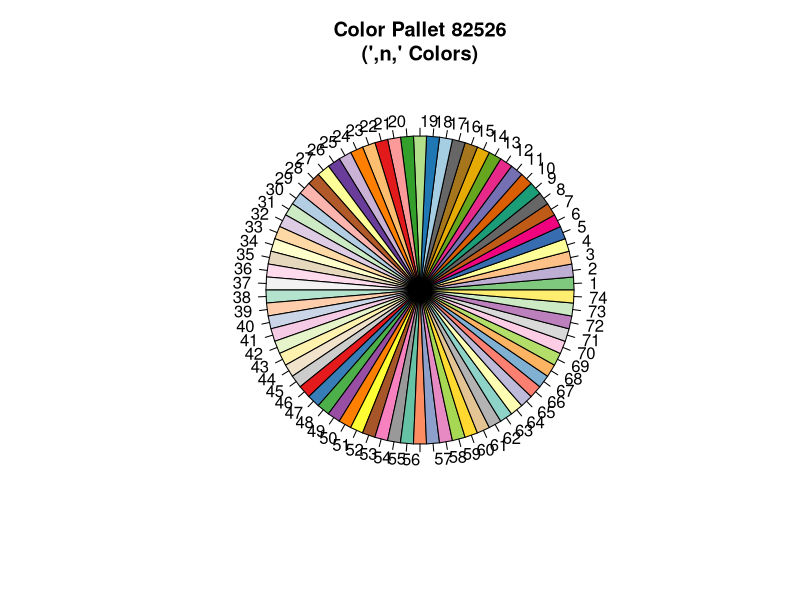
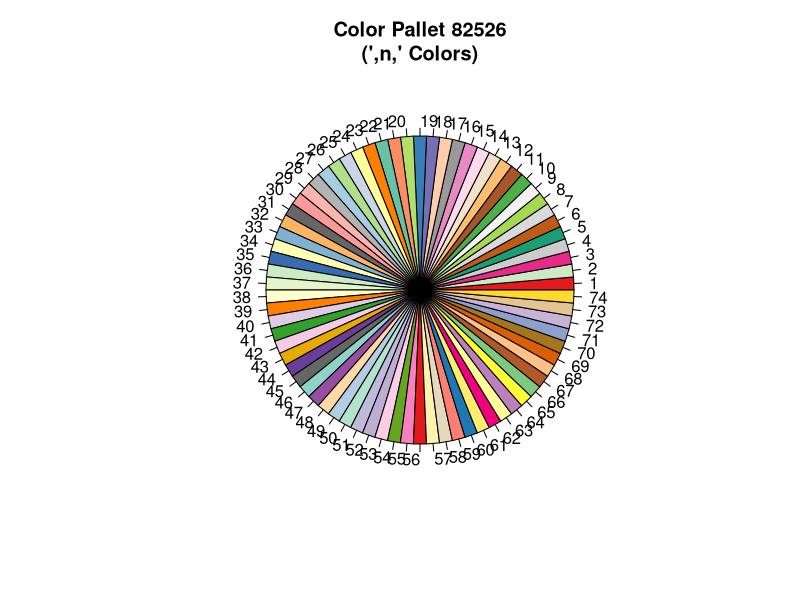
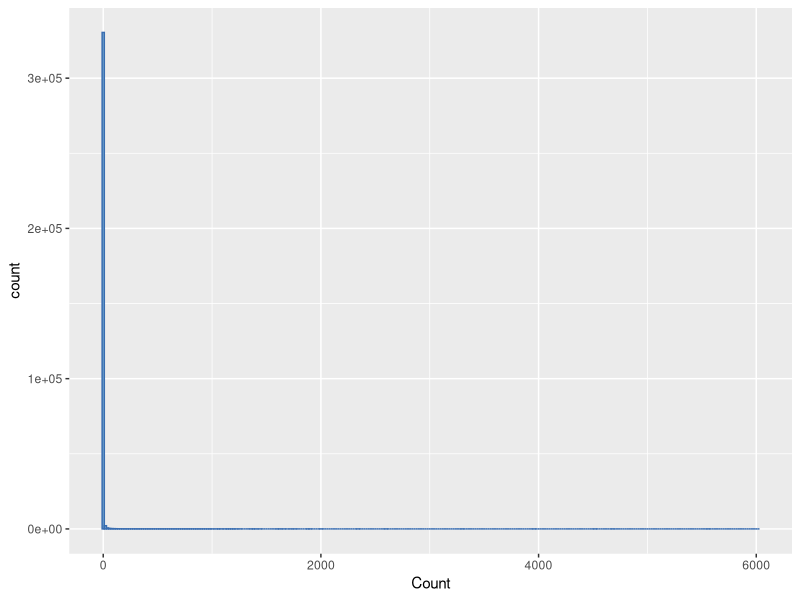
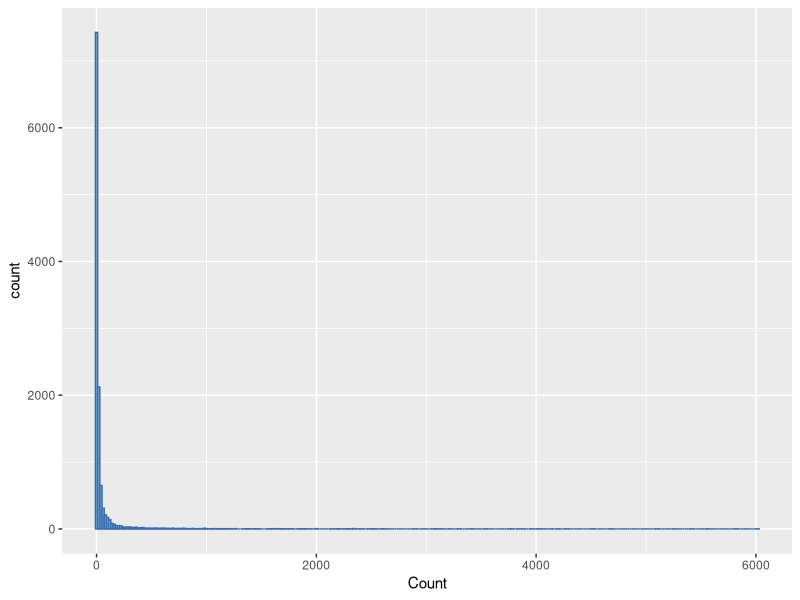
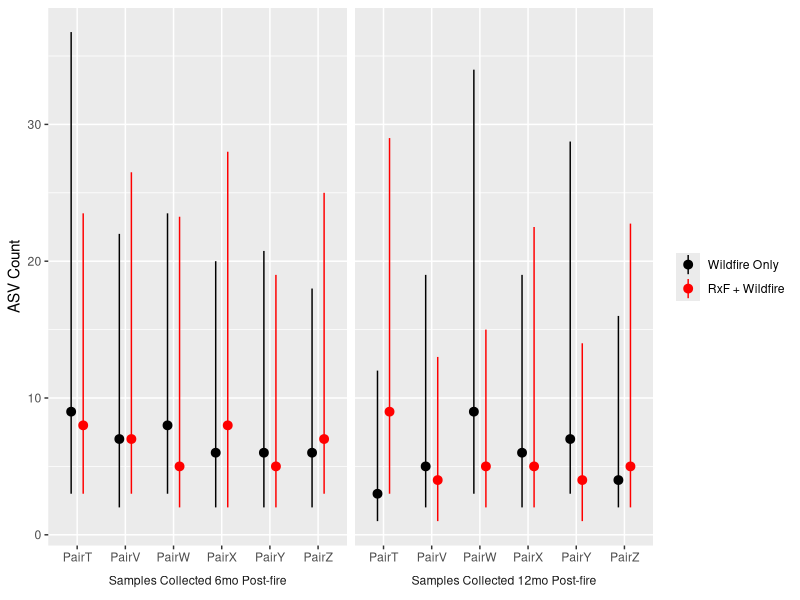
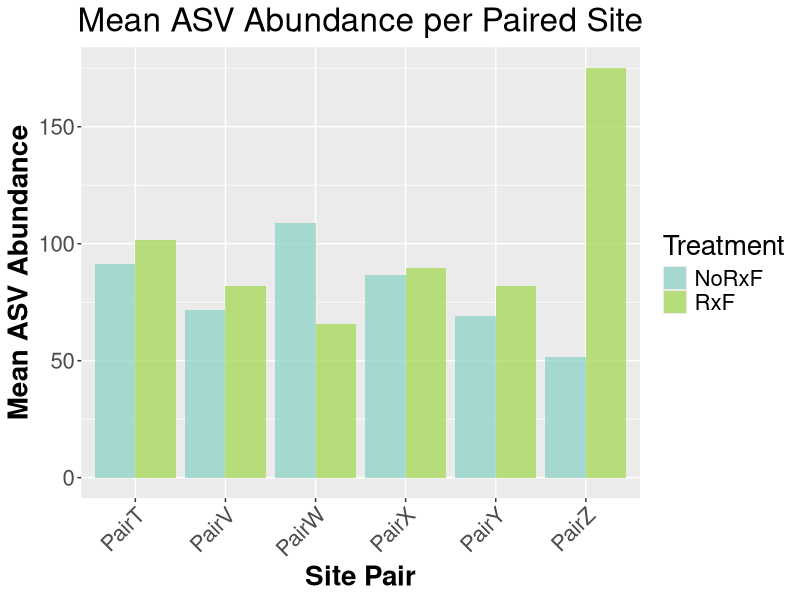
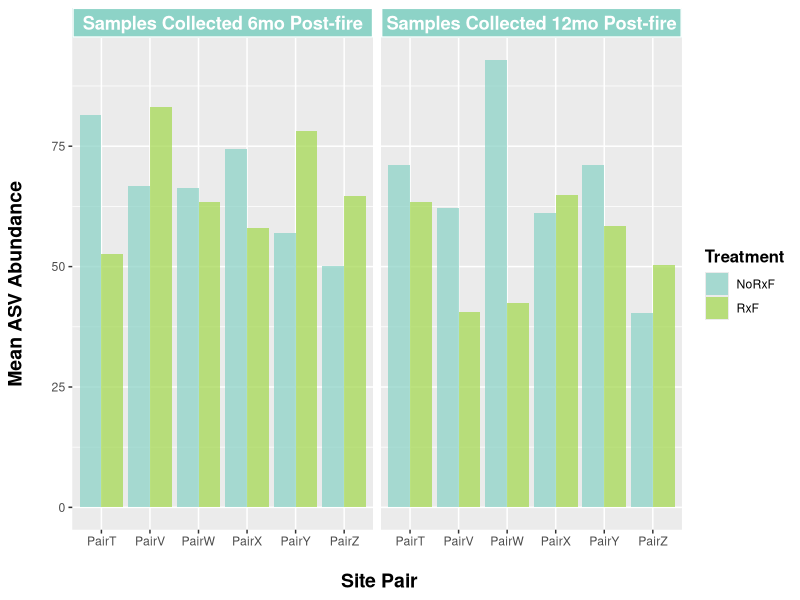
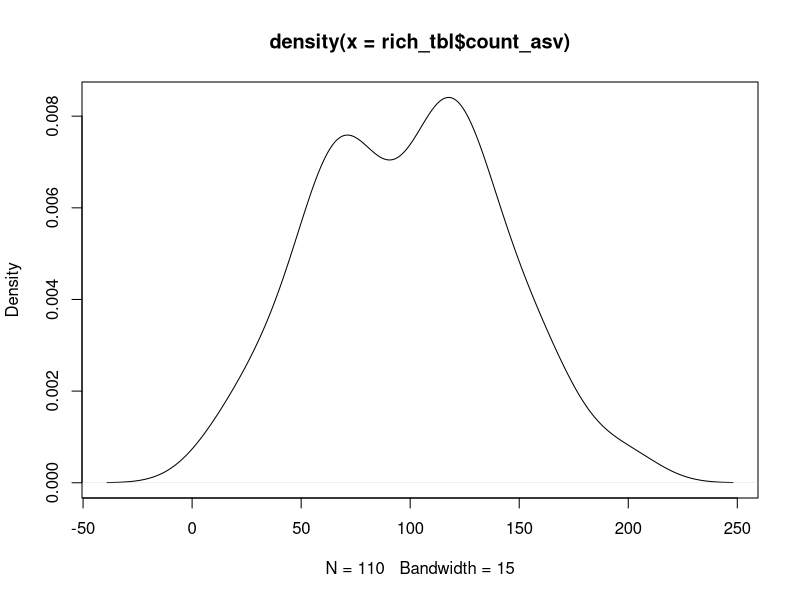

R code for these plots, in order: (Note: this script raises an error after producing the figures.)
# KAT ANDERSON AVITI SEQUENCE ANALYSIS WITH R
# Last updated 2026: 

#-------------------------------------------------------------#
#-------------------- PREPPING WORKSPACE ---------------------#
#-------------------------------------------------------------#

## Install/load packages
#install.packages("tidyverse")
#install.packages("RColorBrewer")
#install.packages("nortest")
#install.packages("vegan")
library(tidyverse)      # data manipulation + ggplot2
library(RColorBrewer)   # colour palettes
library(nortest)        # anderson-darling test
library(car)            # leverne test
library(vegan)          # microbio diversity
library(rstatix)        # stats package
library(ggpubr)         # idk what this was for tbh

## Set working directory
wd <- "C://Users//Kat//VS_Code//rxf-parkfire-fungi"
#wd <- "C://Users//mulle//VS_Code//rxf-parkfire-fungi"
setwd(wd)

## Git repo
#git clone https://github.com/Kareande/rxf-parkfire-fungi.git
#git status
#git checkout septimelata
#git add .
#git reset HEAD
#git commit -m "comment message"    #-am skips stage step
#git commit --amend
#git push
#git pull origin septimelata

#------------------------------------------#
#---- GENERATE COLOR PALLET FOR PLOTS -----#
#------------------------------------------#

## Set seed for colors (repeatability)
seed <- 82526
set.seed(seed)

## Sample n colors from ColorBrewer
n <- 74
qual_col_pals <- brewer.pal.info[brewer.pal.info$category == "qual", ]
col_vector <- unlist(mapply(brewer.pal, qual_col_pals$maxcolors,
                            rownames(qual_col_pals)))

pie(rep(1, n), col = col_vector, main = paste0("Color Pallet ", seed, "
(',n,' Colors)"))

col_vector <- sort(col_vector)
n_colors <- sample(col_vector, n)

## Generate pallet of n colors
par(mfrow = c(1, 1), bg = "white")
pie(rep(1, n), col = n_colors, main = paste0("Color Pallet ", seed, "
(',n,' Colors)"))

## Save generated pallet
dev.print(device = png,
          filename = paste0("Images/ColorPallet_", seed, "_", n, "Col.png"),
          width = 672, height = 672)
dev.off()


#-------------------------------------------------------------#
#--------------------- TIDY DATASET --------------------------#
#-------------------------------------------------------------#
## NOTE:
# I filtered out all samples with less than 500 reads,
## Load in data
frq_tbl <- read.delim("rarified_feat_freq_full.tsv", sep = "\t", check.names = FALSE, skip = 1) |>
  as.data.frame() |>
  rename_with(~ paste0("sample_", .x, recycle0 = TRUE)) |>      # rename columns to not begin w/ integer
  rename(ASV = "sample_#OTU ID") |>                             # rename ASV column to ASV
  pivot_longer(-ASV, values_to = "Count") |>                    # make tidy with one row per ASV-Sample
  mutate(Site = substr(name, 8, nchar(name) - 2),                 # extract Site from name (ex: 10 from sample_10B1)
         Subsite = substr(name, 8, nchar(name) - 1)) |>           # extract Subsite from name (ex: 10B sample_10B1)
  mutate(CollectMonth = substr(name, nchar(name), nchar(name))) |>                         # extract collection month
  mutate(CollectMonth = str_replace_all(CollectMonth, c("1" = "Jan", "7" = "July"))) |>    # reformat months
  mutate(Treatment = str_replace_all(Site, c("10" = "NoRxF", "11" = "RxF", "12" = "NoRxF", # reformat treatments
                                             "1" = "RxF", "2" = "NoRxF", "3" = "RxF",
                                             "4" = "NoRxF", "5" = "NoRxF", "6" = "RxF",
                                             "7" = "NoRxF", "8" = "RxF", "9" = "RxF"))) |>
  mutate(Pair = str_replace_all(Site, c("10" = "PairY", "11" = "PairZ", "12" = "PairZ",    # designate pairs
                                        "1" = "PairT", "2" = "PairT", "3" = "PairV",
                                        "4" = "PairV", "5" = "PairW", "6" = "PairW",
                                        "7" = "PairX", "8" = "PairX", "9" = "PairY"))) |>
  mutate(TmntPair = factor(Site,                                                           # create factors
                           levels = c("2", "1", "4", "3", "5", "6", "7", "8", "10", "9", "12", "11"),
                           labels = c("NoRxF Pair T", "RxF Pair T", "NoRxF Pair V", "RxF Pair V",
                                      "NoRxF Pair W", "RxF Pair W", "NoRxF Pair X", "RxF Pair X",
                                      "NoRxF Pair Y", "RxF Pair Y", "NoRxF Pair Z", "RxF Pair Z"))) |>
  mutate(Treatment = factor(Treatment),
         Pair = factor(Pair),
         Site = factor(Site, levels = c("2", "1", "4", "3", "5", "6",                      # RxF before NoRxF site
                                        "7", "8", "10", "9", "12", "11"))) |>
  select(ASV, Site, Subsite, Treatment, CollectMonth, Pair, TmntPair, Count)               # re-order desired columns
frq_tbl

## Histogram
ggplot(frq_tbl, aes(x = Count)) +
  geom_histogram(fill = n_colors[33], color = n_colors[35], binwidth = 20)  # yikes

## Remove any ASVs with zero counts
frq_tbl <- filter(frq_tbl, Count > 0)

## Histogram
ggplot(frq_tbl, aes(x = Count)) +
  geom_histogram(fill = n_colors[33], color = n_colors[35], binwidth = 20)  # somewhat better

## Visualize median observations per treatment pair over across timepoints
frq_tbl |> mutate(CollectMonth = factor(CollectMonth,
                                        levels = c("Jan", "July"),
                                        labels = c("Samples Collected 6mo Post-fire",
                                                  "Samples Collected 12mo Post-fire"))) |>
  ggplot(aes(x = Pair, y = Count, color = Treatment)) +
  facet_wrap(~ CollectMonth, nrow = 1, scales = "free_x", strip.position = "bottom") +
  stat_summary(fun.data = median_hilow,
               fun.args = list(conf.int = 0.5),
               geom = "pointrange",
               position = position_dodge(width = 0.5)) +
  theme(strip.placement = "outside",
        strip.background = element_blank()) +
  labs(x = NULL,
       y = "ASV Count") +
  scale_color_manual(name = NULL,
                     breaks = c("NoRxF", "RxF"),
                     labels = c("Wildfire Only", "RxF + Wildfire"),
                     values = c("black", "red"))

## Mean observations per subsite/sample (total abundance is 6222 sampling depth)
avg_tbl <- frq_tbl |>
  summarise(.by = c(Subsite, Treatment, CollectMonth, Pair, TmntPair), # group data
            Avg_ASV = mean(Count))                                           # avg observations
avg_tbl

## Mean observations per site
avg_tbl_site <- frq_tbl |>
  summarise(.by = c(Site, Treatment, CollectMonth, Pair, TmntPair),  # group data
            Avg_ASV = mean(Count))                                   # avg observations
avg_tbl_site

## Visualize mean ASV counts per paired site
asv_plot <- avg_tbl |>
  summarise(.by = c(Pair, Treatment), Avg_ASV = mean(Avg_ASV)) |>
  ggplot(aes(x = Pair, y = Avg_ASV, fill = Treatment)) +
  geom_col(position = "dodge", alpha = 0.75) +
  scale_fill_manual(values = c(col_vector[16], col_vector[22])) +
  labs(title = "Mean ASV Abundance per Paired Site",
       x = "Site Pair",
       y = "Mean ASV Abundance",
       fill = "Treatment") +
  theme(plot.title = element_text(hjust = 0.5),
        axis.title.x = element_text(face = "bold"),
        axis.title.y = element_text(face = "bold"),
        axis.text.x = element_text(angle = 45, hjust = 1),
        text = element_text(size = 20))
asv_plot
ggsave("C://Users//Kat//VS_Code//rxf-parkfire-fungi//figures//Avg_ASV_Pair.png")

## Visualize mean ASV counts per paired site across timepoints
pasv_plot <- avg_tbl_site |>
  mutate(CollectMonth = factor(CollectMonth,
                               levels = c("Jan", "July"),
                               labels = c("Samples Collected 6mo Post-fire",
                                          "Samples Collected 12mo Post-fire"))) |>
  ggplot(aes(x = Pair, y = Avg_ASV, fill = Treatment)) +
  geom_col(position = "dodge", alpha = 0.75) +
  facet_grid(. ~ CollectMonth)  +
  scale_fill_manual(values = c(col_vector[16], col_vector[22])) +
  labs(#title = "\n Mean ASV Abundance per Paired Site \n",
       x = "\n Site Pair",
       y = "Mean ASV Abundance\n") +
  theme(#plot.title = element_text(hjust = 0.5),
        axis.title.x = element_text(face = "bold", size = 14),
        axis.title.y = element_text(face = "bold", size = 14),
        legend.title = element_text(face = "bold", size = 12),
        strip.background = element_rect(fill = col_vector[16], colour = "white", size = 1),
        strip.text = element_text(face = "bold", colour = "white", size=rel(1.2)))
pasv_plot
ggsave("C://Users//Kat//VS_Code//rxf-parkfire-fungi//figures//Avg_ASV_Pair_Mo.png")


#-------------------------------------------------------------------------------------------#
#---------- DOES ASV RICHNESS DIFFER B/T TREATMENTS, MONTHS, OR TREATMENT*MONTHS? ----------#
#-------------------------------------------------------------------------------------------#
#H0: The AVS counts do not differ across treatments
#H1: The AVS counts are different for soil treated and not treated with RxF

## Count unique ASVs per subsite/sample
rich_tbl <- frq_tbl |>                                                      # use freq table
  summarise(.by = c(Site, Subsite, Treatment,                               # group data
                    Pair, TmntPair, CollectMonth),
            count_asv = length(unique(ASV)))                                # number of unique ASV per subsite
rich_tbl

## Check for outliers (keep running until all identified/removed)
identify_outliers(rich_tbl, count_asv)
rich_tbl <- filter(rich_tbl, Subsite != "3E")  #had to remove 3E, 12R, 3D
rich_tbl <- filter(rich_tbl, Subsite != "12R") #had to remove 3E, 12R, 3D
rich_tbl <- filter(rich_tbl, Subsite != "3D")  #had to remove 3E, 12R, 3D

## Test normality (distribution assumption)
shapiro.test(rich_tbl$count_asv)            #p = 0.5808, null accepted
ks.test(rich_tbl$count_asv, "pnorm")        #p < 2.2e-16, null rejected
ad.test(rich_tbl$count_asv)                 #p = 0.4196, null accepted
plot(density(rich_tbl$count_asv))           # plot density, normalish
ggplot(rich_tbl, aes(sample = count_asv)) + # plot Q-Q plot, almost linear
  geom_qq() +
  geom_qq_line()

## Test homoscedasticity (variance assumption)
ggplot(rich_tbl, aes(Site, count_asv, group = Treatment, color = Treatment)) +
  geom_jitter()
leveneTest(count_asv ~ Site, data = rich_tbl) #p = 0.7731, null accepted
plot(rich_tbl$count_asv)                      # plot variance, fine
boxplot(rich_tbl$count_asv)                   # plot spread, almost symmetrical

## PARAMETRIC Paired t-Test, NONPARAMETRIC Wilcoxon signed-rank test
#t.test: Is there is a difference between the mean differences in ASV counts for the Treatments?
#wilcox: Is there a difference between the summed ranks of the differences in ASV counts for the Treatments?
count_ptable <- rich_tbl |>                                      # use count table
  summarise(.by = c(Treatment, Pair),                            # group data by Tmnt and Pair
            count_asv = sum(count_asv)) |>                       # count number of unique ASV for each Tmnt*Pair
  pivot_wider(names_from = Treatment, values_from = count_asv)   # seperate columns for Tmnt counts
count_ptable
t.test(count_ptable$NoRxF, count_ptable$RxF, paired = TRUE)      #p = 0.8132, null accepted
wilcox.test(count_ptable$NoRxF, count_ptable$RxF, paired = TRUE) #p = 0.6875, null accepted

## PARAMETRIC Paired t-Test, NONPARAMETRIC Wilcoxon signed-rank test
#t.test: Is there is a difference between the mean differences in ASV counts for the Months?
#wilcox: Is there a difference between the summed ranks of the differences in ASV counts for the Months?
count_ptable2 <- rich_tbl |>                                      # use count table
  summarise(.by = c(CollectMonth, Pair),                          # group data by Tmnt and Pair
            count_asv = sum(count_asv)) |>                        # count number of unique ASV for each Tmnt*Pair
  pivot_wider(names_from = CollectMonth, values_from = count_asv) # seperate columns for Tmnt counts
count_ptable2
t.test(count_ptable2$Jan, count_ptable2$July, paired = TRUE)      #p = 0.5118, null accepted
wilcox.test(count_ptable2$Jan, count_ptable2$July, paired = TRUE) #p = 0.5625, null accepted

## PARAMETRIC ANOVA repeated measures, NONPARAMETRIC Friedman Test
#no benefit in choosing t.test vs ANOVA
#anova: Is there a difference between the mean ASV counts for the treatments?
#friedman: Is there a difference between the treatment rank sums?
count_gtable <- rich_tbl |>                         # use count table
  summarise(.by = c(Treatment, CollectMonth, Pair), # group data by Treatment and Month
            count_asv = mean(count_asv))            # count number of unique ASV for each Tmnt*Month
print(count_gtable, n = 24)
aov_res <- anova_test(data = count_gtable,          # fit a model, ASV richness in response to Tmnt
                      dv = count_asv,               # dependant variable is count_asv
                      wid = Pair,                   # subject identified is Site
                      within = c(CollectMonth, Treatment))
get_anova_table(aov_res)                            #p > 0.05, null accepted
count_gtbl <- count_gtable |>                           # convert to matrix for Friedman Test
  pivot_wider(names_from = c(Treatment, CollectMonth),   # seperate columns for Tmnt*Month counts
              values_from = count_asv)
count_gmtrx <- as.matrix(count_gtbl[, 2:5])             # convert to matrix for Friedman Test
count_gmtrx
friedman.test(count_gmtrx)                               #p = 0.7055, null accepted

## NOTE:
# Data is normal enough to justify using parametric tests. Did both, but will only use parametric results.
# There is no support for the hypothesis that ASV richness is different between treatments, timepoints, nor
# treatments across timepoints.

## Test timepoint difference Roualdes' way
## Does the mean differences in ASV counts significantly differ across treatments (all sites) or pairs?
diff_table <- count_gtbl |>                              # use Friedman Test table
  mutate(NoRxF_diff = NoRxF_July - NoRxF_Jan, Pair,    # subtract Jan counts from July
         RxF_diff = RxF_July - RxF_Jan) |>
  select(Pair, RxF_diff, NoRxF_diff) |>
  pivot_longer(c(RxF_diff, NoRxF_diff),
               names_to = "Tmnt",
               values_to = "diff_asv") |>
  mutate(Tmnt = substr(Tmnt, 1, nchar(Tmnt) - 5)) # trim the site from subsite
diff_table

## PARAMETRIC ANOVA, NONPARAMETRIC Kruskal-Wallis
#anova test sig diff between the means by analyzing variance
fit <- lm(diff_asv ~ Tmnt, data = diff_table)    # fit model using difference table, difference in response to tretament
anova(fit)                                       #p = 0.03106, null rejected

## Post-hoc test for above



## NOTE:
# Timepoint analysis can't be done by subsite because not all subsites have their 6 and
# 12mo sample comparisons for two reasons (1) the mislabeling of sites led to some sites
# not having their A-I match and instead being J-R, (2) only 157 samples out of 216 made
# it through processing.
#
# There is no support for the hypothesis that the richness is different across timepoints for either
# treatment (Wildfire only, or RxF + wildfire).
#
# Professor Roualdes initially grouped by Site (summing the counts for each subsite),
# but then stated because they are their own "locations" and not some "smallest unit
# of measurement", that they don't need to be collapsed. He then said it's okay
# to remove the zeroes, and the ecologist stats guide supported this by saying that
# making zero observation counts important (that is, keeping them for what they are)
# conflates their meaning. After removing zeroes, the data was normal enough to use 
# perimetric ANOVA. Still, no significant difference between diversity.
# Roualdes also says that "this analysis would be enough for me", but said he is not my
# comittee nor a peer reviewer so I could still look at the other metrics (Shannon diversity
# and eveness) in the same fashion.
# He also did not seperate out the timepoints, which at first troubled me. 
# After thinking about it, for the question we were answering it seemed appropriate. If
# sampling over time is a way to deal with pseudoreplication (per the paper he gave us),
# then leaving it as one dataset seems more statistically sound than seprating them out and
# then having two, more pseudreplicated datasets than one. I still looked anyway, and it
# didn't make a difference.


#-------------------------------------------------------------------------------------------#
#------- DOES SHANNON/SIMPSON DIFFER B/T TREATMENTS, MONTHS, OR TREATMENT*MONTHS? ----------#
#-------------------------------------------------------------------------------------------#

## Calculate diversity indexes
shn_tbl <- frq_tbl |>                                                  # use ASV table
  summarise(.by = c(Site, Pair, Subsite, Treatment, CollectMonth),             # group data
            shannon = diversity(Count, index = "shannon"))
shn_tbl
smp_tbl <- frq_tbl |>                                                  # use ASV table
  summarise(.by = c(Site, Pair, Subsite, Treatment, CollectMonth),             # group data
            simpson = diversity(Count, index = "simpson"))
smp_tbl

## Check for outliers (keep running until all identified/removed)
identify_outliers(shn_tbl, shannon)
identify_outliers(smp_tbl, simpson)
smp_tbl <- filter(smp_tbl, Subsite != "6R") #had to remove 6R, 5G
smp_tbl <- filter(smp_tbl, Subsite != "5G") #had to remove 6R, 5G

## Test normality (distribution assumption)
shapiro.test(shn_tbl$shannon)            #p = 0.0002574, null rejected
shapiro.test(smp_tbl$simpson)            #p = 5.899e-11, null rejected
ks.test(shn_tbl$shannon, "pnorm")        #p < 2.2e-16, null rejected
ks.test(smp_tbl$simpson, "pnorm")        #p < 2.2e-16, null rejected
ad.test(shn_tbl$shannon)                 #p = 4.176e-05, null rejected
ad.test(smp_tbl$simpson)                 #p < 2.2e-16, null rejected
plot(density(shn_tbl$shannon))           # plot density, left kertosis
plot(density(smp_tbl$simpson))           # plot density, left kertosis
ggplot(shn_tbl, aes(sample = shannon)) + # plot Q-Q plot, bad
  geom_qq() +
  geom_qq_line()
ggplot(smp_tbl, aes(sample = simpson)) + # plot Q-Q plot, even worse
  geom_qq() +
  geom_qq_line()

## Test homoscedasticity (variance assumption)
ggplot(shn_tbl, aes(Site, shannon, group = Treatment, color = Treatment)) +
  geom_jitter()
ggplot(smp_tbl, aes(Site, simpson, group = Treatment, color = Treatment)) +
  geom_jitter()
leveneTest(shannon ~ Site, data = shn_tbl) #p = 0.715, null accepted
leveneTest(simpson ~ Site, data = smp_tbl) #p = 0.6645, null accepted
plot(shn_tbl$shannon)                      # plot variance, widens
plot(smp_tbl$simpson)                      # plot variance, widens
boxplot(shn_tbl$shannon)                   # plot spread, not symmetrical
boxplot(smp_tbl$simpson)                   # plot spread, not symmetrical
ggplot(shn_tbl, aes(x = shannon,           # plot density, a mess
                    color = Site,
                    fill = Site)) +
  geom_density(alpha = 0.4)
ggplot(smp_tbl, aes(x = simpson,           # plot density, a mess that's skewed to the right
                    color = Site,
                    fill = Site)) +
  geom_density(alpha = 0.4)

## NONPARAMETRIC Wilcoxon signed-rank test
#wilcox: Is there a difference between the summed ranks of the differences in ASV counts for the treatments?
shn_ptable <- shn_tbl |>                                      # use count table
  summarise(.by = c(Treatment, Pair),                         # group data by Tmnt and Pair
            shannon = mean(shannon)) |>                       # count number of unique ASV for each Tmnt*Pair
  pivot_wider(names_from = Treatment, values_from = shannon)  # seperate columns for Tmnt counts
shn_ptable
wilcox.test(shn_ptable$NoRxF, shn_ptable$RxF, paired = TRUE)  #p = 0.5625, null accepted
smp_ptable <- smp_tbl |>                                      # use count table
  summarise(.by = c(Treatment, Pair),                         # group data by Tmnt and Pair
            simpson = mean(simpson)) |>                       # count number of unique ASV for each Tmnt*Pair
  pivot_wider(names_from = Treatment, values_from = simpson)  # seperate columns for Tmnt counts
smp_ptable
wilcox.test(smp_ptable$NoRxF, smp_ptable$RxF, paired = TRUE)  #p = 0.8438, null accepted

## NONPARAMETRIC Wilcoxon signed-rank test
#wilcox: Is there a difference between the summed ranks of the differences in ASV counts for the Months?
shn_ptable2 <- shn_tbl |>                                       # use count table
  summarise(.by = c(CollectMonth, Pair),                        # group data by Tmnt and Pair
            shannon = mean(shannon)) |>                         # count number of unique ASV for each Tmnt*Pair
  pivot_wider(names_from = CollectMonth, values_from = shannon) # seperate columns for Tmnt counts
shn_ptable2
wilcox.test(shn_ptable2$Jan, shn_ptable2$July, paired = TRUE)   #p = 0.5625, null accepted
smp_ptable2 <- smp_tbl |>                                       # use count table
  summarise(.by = c(CollectMonth, Pair),                        # group data by Tmnt and Pair
            simpson = mean(simpson)) |>                         # count number of unique ASV for each Tmnt*Pair
  pivot_wider(names_from = CollectMonth, values_from = simpson) # seperate columns for Tmnt counts
smp_ptable2
wilcox.test(smp_ptable2$Jan, smp_ptable2$July, paired = TRUE)  #p = 0.4375, null accepted

## NONPARAMETRIC Friedman Test
#friedman: Is there a difference between the treatment rank sums?
shn_gtable <- shn_tbl |>
  summarise(.by = c(Treatment, CollectMonth, Pair),    # group data by Treatment and Month
            avg_shn = mean(shannon)) |>                # count number of unique ASV for each Tmnt*Month
  pivot_wider(names_from = c(Treatment, CollectMonth), # seperate columns for Tmnt*Month counts
              values_from = avg_shn)
shn_gmtrx <- as.matrix(shn_gtable[, 2:5])              # convert to matrix for Friedman Test
shn_gmtrx
friedman.test(shn_gmtrx)                               #p = 0.7055, null accepted
smp_gtable <- smp_tbl |>
  summarise(.by = c(Treatment, CollectMonth, Pair),    # group data by Treatment and Month
            avg_smp = mean(simpson)) |>                # count number of unique ASV for each Tmnt*Month
  pivot_wider(names_from = c(Treatment, CollectMonth), # seperate columns for Tmnt*Month counts
              values_from = avg_smp)
smp_gmtrx <- as.matrix(smp_gtable[, 2:5])              # convert to matrix for Friedman Test
smp_gmtrx
friedman.test(smp_gmtrx)                               #p = 0.9776, null accepted

## NOTE:
# There is no evidence to support that simpson or shannon diversity differ across treatments, timepoints,
# or between treatments across timepoints.


#----------------------------------------------------------------------------#
#------- BETA DIVERSITY ----------#
#----------------------------------------------------------------------------#

## Create freq matrix
frq_mat <- read.delim("rarified_feat_freq_full.tsv", sep = "\t", check.names = FALSE, skip = 1) |>
  as.data.frame() |>
  rename_with(~ paste0("sample_", .x, recycle0 = TRUE)) |>      # rename columns to not begin w/ integer
  rename(ASV = "sample_#OTU ID") |>                             # rename ASV column to ASV
  pivot_longer(-ASV) |>
  mutate(value = as.integer(value)) |>
  rename(subsite = "name", name = "ASV") |>                             # rename ASV column to ASV
  group_by(name) |>
  mutate(total = sum(value)) |>
  filter(total != 0) |>
  ungroup() |>
  select(subsite, name, value) |>
  pivot_wider(id_cols = subsite) |>
  as.data.frame()
rownames(frq_mat) <- frq_mat$subsite
frq_mat <- frq_mat[, -1]
frq_mat <- as.matrix(frq_mat)
frq_mat[1:20, 1:2]

## Generate distances
set.seed(10192026)
bray <- vegdist(frq_mat, method = "bray")
nmds <- metaMDS(bray)
scores(nmds) |>
  as_tibble(rownames = "subsite") |>
  ggplot(aes(x = NMDS1, y = NMDS2)) +
  geom_point()

nmds <- metaMDS(frq_mat, autotransform = FALSE)
scores(nmds) |>
  as_tibble(rownames = "subsite") |>
  ggplot(aes(x = NMDS1, y = NMDS2)) +
  geom_point()
